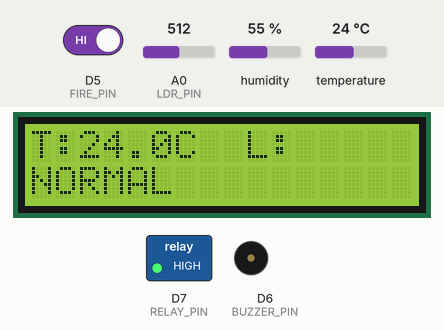
This sketch was run on a simulated ESP8266 (NodeMCU). Shown: 16×2 character LCD, switched loads named in the sketch (green lamp = pin HIGH), buzzer (waves = sounding, pin HIGH). Inputs (shaded band) come from the test bench; at power-on: A0 (LDR_PIN) = 512, D5 (FIRE_PIN) HIGH, humidity 55 %, temperature 24 °C.

Above: at 7.1 s.
7.2 s: A0 (LDR_PIN) set to 290
At 8.7 s:
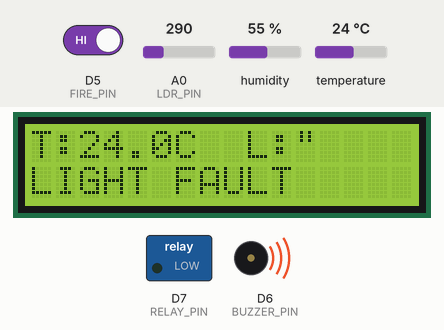
9.8 s: D5 (FIRE_PIN) driven LOW
At 11.8 s:
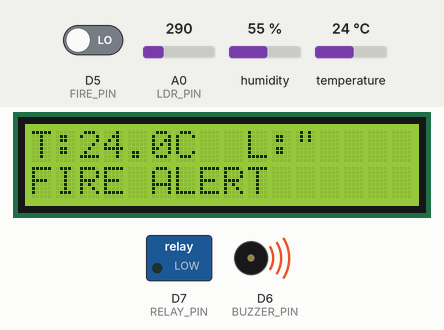
12.1 s: A0 (LDR_PIN) set to 306
At 13.7 s:
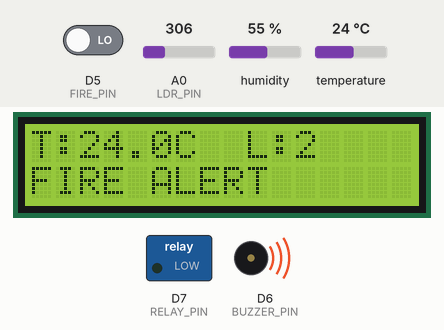
14.3 s: D5 (FIRE_PIN) driven HIGH
At 15.4 s:
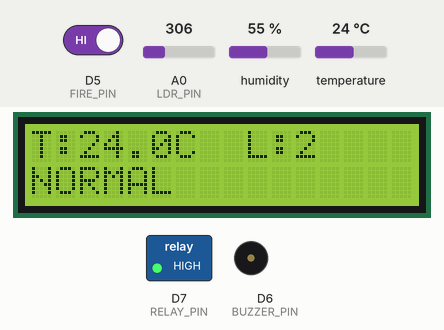
16.6 s: A0 (LDR_PIN) set to 122
At 18.4 s:
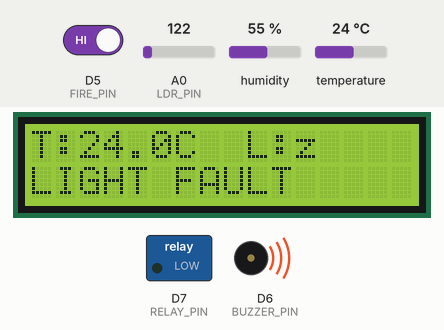
18.9 s: D5 (FIRE_PIN) driven LOW
At 20.3 s:
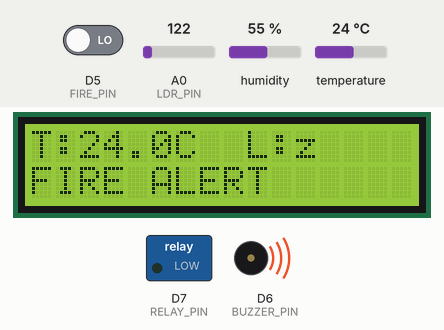
Timing chart, 0 to 21.9 s (numbered marks = the images above; inputs shaded):
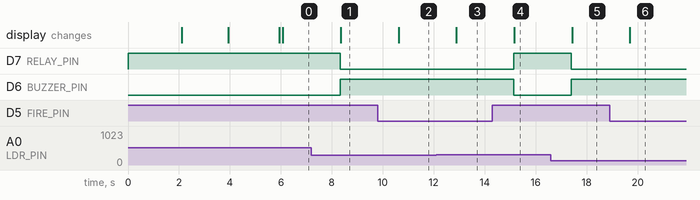

The sketch:

Fault_Detction_using_Temp_LDR_Fire.ino
```cpp
#include <ESP8266WiFi.h>
#include "AdafruitIO_WiFi.h"
#include <DHT.h>
#include <Wire.h>
#include <LiquidCrystal_I2C.h>

#define LDR_PIN      A0
#define FIRE_PIN     D5
#define DHTPIN       D4
#define BUZZER_PIN   D6
#define RELAY_PIN    D7

#define DHTTYPE      DHT11

#define IO_USERNAME  "fault150326"
#define IO_KEY       "aio_ZuaV18OGUyxbuJhX6tFmZcSsHVCg"

#define WIFI_SSID    "home"
#define WIFI_PASS    "homeiot123"

AdafruitIO_WiFi io(IO_USERNAME, IO_KEY, WIFI_SSID, WIFI_PASS);

DHT dht(DHTPIN, DHTTYPE);
LiquidCrystal_I2C lcd(0x27,16,2);

// Adafruit IO feeds
AdafruitIO_Feed *ldrFeed   = io.feed("ldr");
AdafruitIO_Feed *tempFeed  = io.feed("temperature");
AdafruitIO_Feed *humFeed   = io.feed("humidity");
AdafruitIO_Feed *fireFeed  = io.feed("fire");
AdafruitIO_Feed *faultFeed = io.feed("fault-status");

const int LDR_THRESHOLD = 300;
const float TEMP_THRESHOLD = 45.0;

// Upload interval
unsigned long lastUpload = 0;
const unsigned long uploadInterval = 10000;

void setup() {

  pinMode(FIRE_PIN, INPUT);
  pinMode(BUZZER_PIN, OUTPUT);
  pinMode(RELAY_PIN, OUTPUT);

  digitalWrite(BUZZER_PIN, LOW);
  digitalWrite(RELAY_PIN, HIGH);

  dht.begin();

  lcd.init();
  lcd.backlight();

  lcd.setCursor(0,0);
  lcd.print("Industrial");
  lcd.setCursor(0,1);
  lcd.print("Fault System");
  delay(2000);
  lcd.clear();

  lcd.setCursor(0,0);
  lcd.print("Connecting...");

  io.connect();

  while(io.status() < AIO_CONNECTED){
    io.run();
    delay(500);
  }

  lcd.clear();
  lcd.setCursor(0,0);
  lcd.print("WiFi Connected");
  lcd.setCursor(0,1);
  lcd.print("Adafruit Ready");
  delay(2000);
  lcd.clear();
}

void loop() {

  io.run();

  int ldrValue = analogRead(LDR_PIN);
  int fireValue = digitalRead(FIRE_PIN);

  float temp = dht.readTemperature();
  float hum  = dht.readHumidity();

  bool fireDetected = (fireValue == LOW);
  bool tempFault = (!isnan(temp) && temp > TEMP_THRESHOLD);
  bool ldrFault = (ldrValue < LDR_THRESHOLD);

  bool anyFault = fireDetected || tempFault || ldrFault;

  String faultStatus = "NORMAL";

  if(fireDetected){
    faultStatus = "FIRE ALERT";
  }
  else if(tempFault){
    faultStatus = "OVERHEAT";
  }
  else if(ldrFault){
    faultStatus = "LIGHT FAULT";
  }

  // Buzzer + Relay
  if(anyFault){
    digitalWrite(BUZZER_PIN,HIGH);
    digitalWrite(RELAY_PIN,LOW);
  }
  else{
    digitalWrite(BUZZER_PIN,LOW);
    digitalWrite(RELAY_PIN,HIGH);
  }

  // LCD Display
  lcd.clear();

  lcd.setCursor(0,0);
  lcd.print("T:");
  lcd.print(temp,1);
  lcd.print("C");

  lcd.setCursor(9,0);
  lcd.print("L:");
  lcd.print(ldrValue,0);

  lcd.setCursor(0,1);

  if(fireDetected){
    lcd.print("FIRE ALERT");
  }
  else if(tempFault){
    lcd.print("OVERHEAT");
  }
  else if(ldrFault){
    lcd.print("LIGHT FAULT");
  }
  else{
    lcd.print("NORMAL");
  }

  // Upload to Adafruit IO
  if(millis() - lastUpload >= uploadInterval){

    lastUpload = millis();

    ldrFeed->save(ldrValue);

    if(!isnan(temp)){
      tempFeed->save(temp);
    }

    if(!isnan(hum)){
      humFeed->save(hum);
    }

    fireFeed->save(fireDetected ? 1 : 0);
    faultFeed->save(faultStatus);
  }

  delay(1000);
}
```

Measured:
- after the input at 7.2 s, D7 (RELAY_PIN): HIGH → LOW after 1.1 s; D6 (BUZZER_PIN): LOW → HIGH after 1.1 s; the display: changes after 1.1 s (image 1)
- after the input at 9.8 s, the display: changes after 0.82 s (image 2)
- after the input at 12.1 s, the display: changes after 0.79 s (image 3)
- after the input at 14.3 s, D7 (RELAY_PIN): LOW → HIGH after 0.84 s; D6 (BUZZER_PIN): HIGH → LOW after 0.84 s; the display: changes after 0.86 s (image 4)
- after the input at 16.6 s, D7 (RELAY_PIN): HIGH → LOW after 0.80 s; D6 (BUZZER_PIN): LOW → HIGH after 0.80 s; the display: changes after 0.83 s (image 5)
- after the input at 18.9 s, the display: changes after 0.80 s (image 6)
